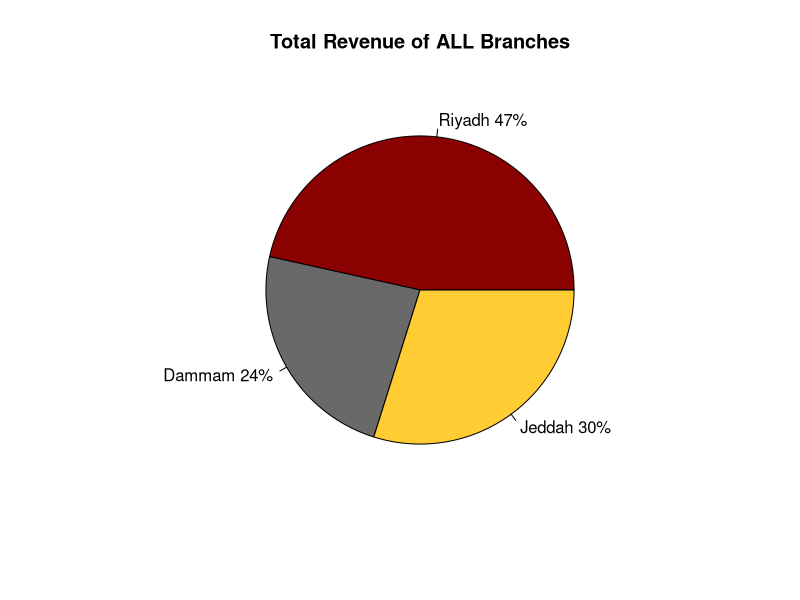

The R script that drew this image:
#Theaters<-read.csv('Data governance bootcamp\\R\\Week 6\\day5\\movie-theater-r\\Theaters.csv',stringsAsFactors = FALSE)
#print(Theaters)



# 1. Create snacks that the customers can buy and randomize who buys which snack

###################################### Snacks ##########################################

#Create snacks dataframe to store the sales
snacksDF<-data.frame(Branch=factor(),Theater=integer(), Small.Popcorn=integer(), 
                     Medium.Popcorn=integer(), Large.Popcorn=integer(),
                     Icecream=integer(),Soft.Drink=integer(), Frozen=integer())
snacksDF<-data.frame(Branch=0,Theater=0,Small.Popcorn=0L, 
                     Medium.Popcorn=0L, Large.Popcorn=0L,
                     Icecream=0L,Soft.drink=0L, Frozen=0L)

################################## Snacks Function #####################################

# the function takes snacks data frame to store the sales on it, Branch name, theater number
# and takes number of visitors.It is return the total revenue of the day for a theater.
snacksF<-function(snacksDF, BranchName, TheaterN, visitorsN){
  #snacks prices
  prices<-c(6, 8, 10, 8, 7, 9)
  #create a vector of sold snacks
  snack<-sample(x = 1:visitorsN, size = 6, replace = TRUE)
  #calculate the sales of snacks for a screen
  snacksSales<- t(snack)%*%prices
  snacksSales<-snacksSales[1]
  #bind it with the branch and theater
  snack<-c(BranchName, TheaterN,snack)
  #print(snack)
  #add it to the dataframe
  snacksDF<-rbind.data.frame(snacksDF,snack)
  #Assign it to golbal var
  snacksDF<<-snacksDF
  return (snacksSales)
}

###############################################################################################

# Movie List
# DATA:         Movie Name  | Age Rating  | Number of Shows each day
movies <- rbind(c("Limitless", "PG-13", 3), 
                c("Taken", "PG-13", 1), 
                c("The Old Guard", "R", 2),
                c("Mr. & Mrs. Smith", "PG-13", 3),
                c("Focus", "+16", 2),
                c("Raya and the Last Dragon", "PG", 4),
                c("Rush Hour 3", "PG-13", 3))
# Branchs and size of the each branch based on the number of screens have
#  DATA:       Branch Location  | VIP | Standard | MAX
branchs <-  rbind(c("Riyadh", 2, 5, 2), 
                  c("Dammam", 1, 3, 1), 
                  c("Jeddah", 1, 4, 1))
# Theater Types based on capacity and ticket cost
# DATA:         Type Name  | Seats  | Adult Cost  | Child Cost
theatersType <- rbind(c("VIP",      60,  40, 30),
                      c("Standard", 120, 20, 15),
                      c("MAX",      180, 25, 20))

# This function generate a theaters data set for multiple branch by passing branchs and theatersTypes
generateDataSet <- function(branchs, theatersType){
  # Initialize the dataset columns to empty state
  branch_col <- NULL
  theater_num_col <- NULL
  type_col <- NULL
  seats_col <- NULL
  adult_cost_col <- NULL
  child_cost_col <- NULL
  movie_name_col <- NULL
  movie_rating_age_col <- NULL
  show_number_col <- NULL
  
  
  # Loop over branchs and theatersType to create dataset
  for(row in 1:nrow(branchs)) {
    
    # Count theater number for each branch in total including all types of theater (VIP, Standard, Max)
    countTheater <- 0
    
    for(col in 2:ncol(branchs)) {
      # total screen for each theater type and covert the string digit to integer number
      screensCount <- as.numeric(branchs[row, col])
      # calculate the total of all screens for each branch
      countTheater <- countTheater + screensCount
      
      # Loading the data for each column
      branch_col     <- c(branch_col, rep(branchs[row], screensCount))
      type_col       <- c(type_col, rep(theatersType[col-1], screensCount))
      seats_col      <- c(seats_col, rep(theatersType[col+2], screensCount))
      adult_cost_col <- c(adult_cost_col, rep(theatersType[col+5], screensCount))
      child_cost_col <- c(child_cost_col, rep(theatersType[col+8], screensCount))
    }
    
    # Create random movies assign for each theater
    for(movie in 1:countTheater) {
      # Get a random movie form Movies List in the top
      random_movie_index <- sample(1:nrow(movies),1)
      
      # Loading and assign random movies to each theater
      movie_name_col <- c(movie_name_col, movies[random_movie_index,1])
      movie_rating_age_col <- c(movie_rating_age_col, movies[random_movie_index,2])
      show_number_col <- c(show_number_col, sample(1:4, 1))
    }
    
    # List of theaters number for all branch
    theater_num_col <- c(theater_num_col, c(1:countTheater))
  }
  
  # create the data frame 
  dataset = data.frame(Branch         = branch_col,
                       Theater.Number = theater_num_col,
                       Type           = type_col,
                       Seats          = seats_col,
                       Adult.Cost     = adult_cost_col,
                       Child.Cost     = child_cost_col,
                       Movie_Name      = movie_name_col,
                       Age.Rating = movie_rating_age_col,
                       Show_Number      = show_number_col,
                       stringsAsFactors = FALSE)
  
  return(dataset)
}

# Call generateDataSet function
Theaters<-generateDataSet(branchs, theatersType)



##################################### Theaters Function ######################################
# It takes theater dataframe and returns the week revenues for each branch as a dataframe
runTheaters<-function(theatersDF, moviesDF){
  
  #Get branches names from the dataset
  uniqueBranch <- unique(theatersDF[c('Branch')])
  uniqueBranch<-uniqueBranch[,1]
  branchesRevenue<-data.frame(uniqueBranch,stringsAsFactors = FALSE)
  
  #create revenues dataset, 7 days for each branch
  for (i in 1:7){
    d <- rep(0, length(uniqueBranch))
    branchesRevenue<- cbind(branchesRevenue,d)
  }
  
  #iterate through theaters
  for (i in 1:nrow(theatersDF)){
    
    # iterate through the week
    for (day_num in 1:7) {
      # Keep track of total revenue for the day
      daily_revenue <- 0
      
      #get theater info
      seats<- as.numeric(theatersDF[i, ]['Seats'])
      branchName<- as.character(theatersDF[i, ]['Branch'])
      theaterN<- as.numeric(theatersDF[i, ]['Theater.Number'])
      AdultCost<- as.numeric(theatersDF[i, ]['Adult.Cost'])
      ChildCost<- as.numeric(theatersDF[i, ]['Child.Cost'])
      AgeRating<- as.character(theatersDF[i,]['Age.Rating'])
      
      #The sample starts by 1 or half of the space if it is weekend
      startSeat=1L
      if (day_num %in% (5:7)){
        startSeat= seats %/% 2
      }
      # Calculate  how many adults and children are watching the movie
      visitors_adults <- sample(startSeat:seats, 1)
      # student discount
      end <- round(visitors_adults/2)
      students<- sample(1:end, 1)
      studentsRevenue<- studentDiscount(AdultCost, students)
      
      visitors_adults<-visitors_adults - students
      avalibale_seats <- seats - visitors_adults
      visitors_children <- 0
      
      # conditional statements for movies that may be PG-13 and children are not allowed to watch
      if( AgeRating == "PG" || AgeRating == "PG-13") {
        visitors_children <- sample(1:avalibale_seats,1) # this is should be the the rest of available seats or less
        avalibale_seats <- avalibale_seats - visitors_children
      } 
      
      # Calculate the revenue for adults and children
      movie_revenue <- (visitors_adults * AdultCost) + (visitors_children * ChildCost) + studentsRevenue
      
      # Calculate snacks revenue
      snakcsRevenue<-snacksF(snacksDF, branchName, theaterN, seats-avalibale_seats)
      
      # Calculate the total revenue of the day, and add it to the revenues datafram by matching
      # the branch name and the day index
      x<-which(uniqueBranch == branchName )
      branchesRevenue[x,day_num+1] <- branchesRevenue[x ,day_num+1]  + movie_revenue + snakcsRevenue
      
    }
    
  }
  #Rename the columns to correct names
  names(branchesRevenue)[2]<-"Sunday"
  names(branchesRevenue)[3]<-"Monday"
  names(branchesRevenue)[4]<-"Tuesday"
  names(branchesRevenue)[5]<-"Wednesday"
  names(branchesRevenue)[6]<-"Thursday"
  names(branchesRevenue)[7]<-"Friday"
  names(branchesRevenue)[8]<-"Saturday"
  
  cat("---------------------------------------------------------------------\n")
  cat("\t The Total revenues For The Theaters", "\n")
  print((branchesRevenue))
  cat("---------------------------------------------------------------------\n")
  return (branchesRevenue)
}

#################################### print ###################################################
# Display the max revenue for each branch 
printMaxRevenue<-function(RevenuesDF){
  # Transpose the dataset
  newDF=t(RevenuesDF)
  
  for (i in 1: ncol(newDF)){
    cat("------------------------------------------\n")
    cat("Maximum total revenue of the week for", newDF[1,i],": $", max(newDF[2:nrow(newDF),i]), "\n")
    cat("------------------------------------------\n")
  }
  
}
################################################ dicsount function #####################################

# Student Discount %20 and return the total discount
studentDiscount <- function(ticket_cost, studentsvisitors) {
  discounted_ticket <- ticket_cost * 0.2
  return(studentsvisitors *discounted_ticket)
}


data<-runTheaters(Theaters, movies)
printMaxRevenue(data)
View(Theaters)
View(data)


#-------------------------------------------------------------------------------
# first the names
branchname <- data$uniqueBranch

# transpose all but the first column (name)
data <- as.data.frame(t(data[,-1]))
colnames(data) <- branchname
data$myfactor <- factor(row.names(data))
#str(data) # Check the column types

# Make chart
# Pie Chart with Percentages
?plot
slices <- c(sum(data$Riyadh), sum(data$Dammam), sum(data$Jeddah))

lbls <- c('Riyadh', 'Dammam', 'Jeddah')
pct <- round(slices/sum(slices)*100)
lbls <- paste(lbls, pct) # add percents to labels
lbls <- paste(lbls,"%",sep="") # ad % to labels
pie(slices,labels = lbls, col= c("#8b0000" ,"#696969" ,"#ffcc33"),
    main=paste("Total Revenue of ALL Branches"))
